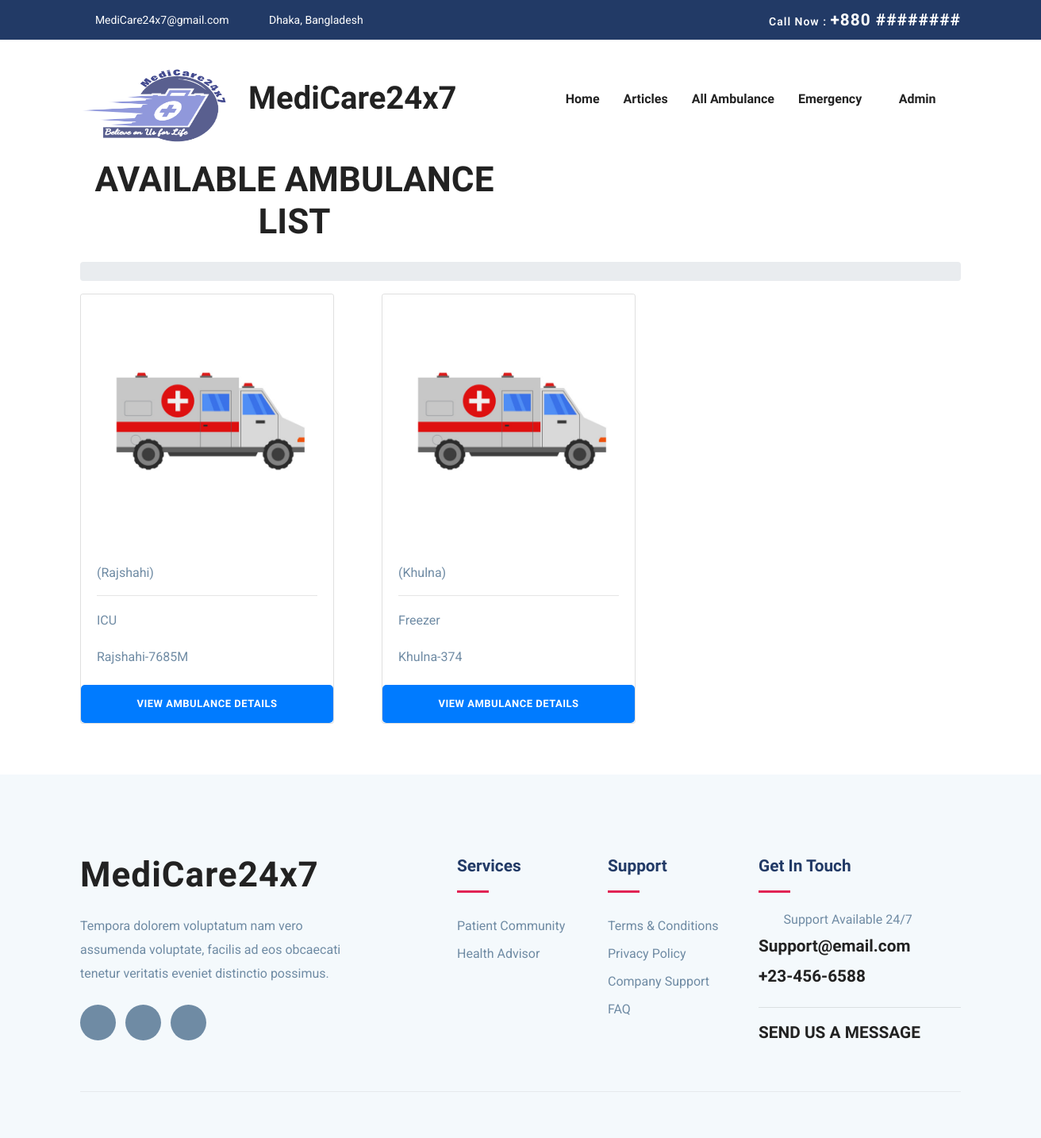
Page /staff-available-ambulance/ (signed in) on the earlier database version.
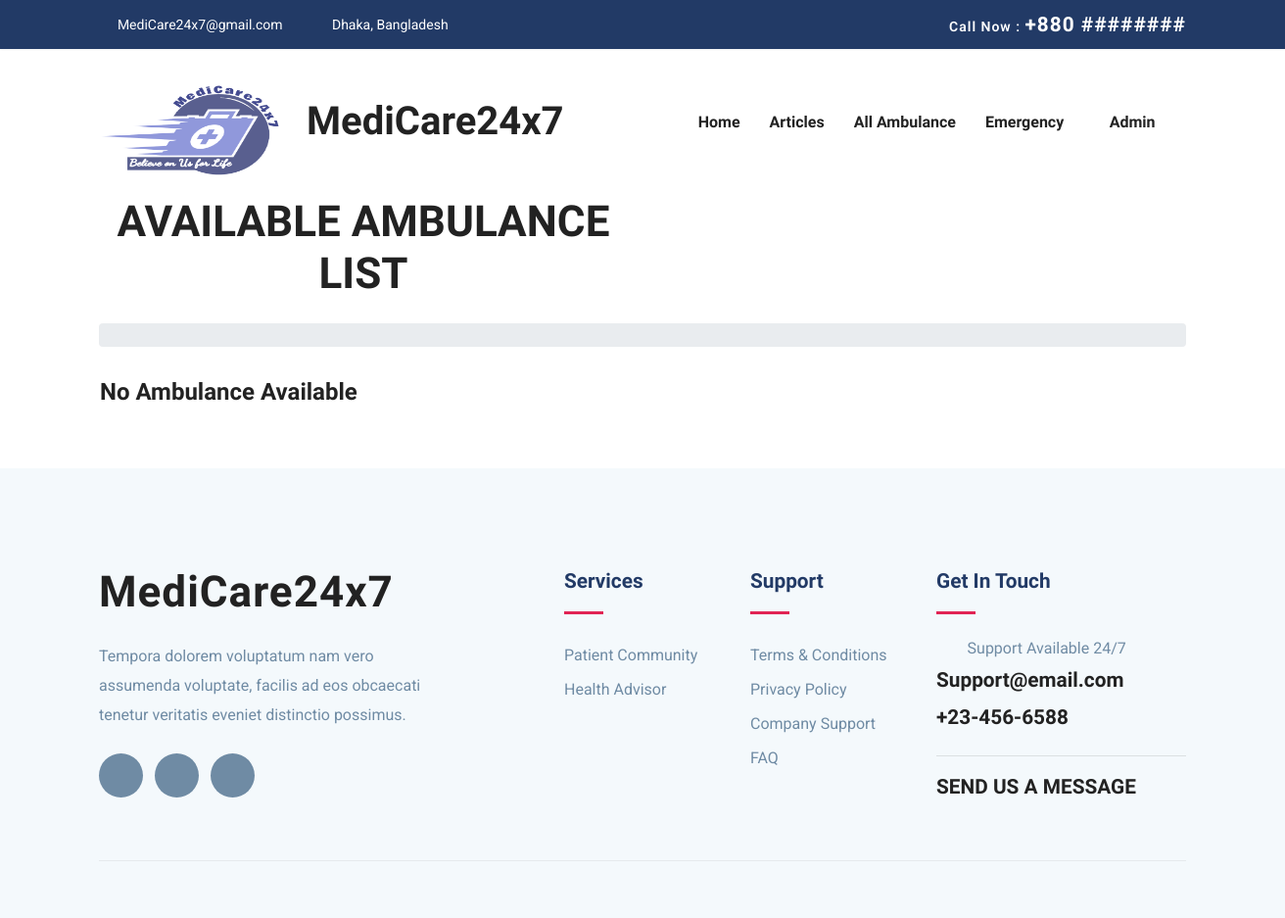
Same page on the later database version.
### ambulance/models.py (models this page shows)
class Ambulance(models.Model):  # Ambulance model;
    vehicleNumber = models.CharField(max_length=20, unique=True)
    city = models.CharField(max_length=20, choices=CITY_CHOICES, null=False)
    category = models.CharField(max_length=20, choices=TYPES_CHOICES, null=False)
    driverName = models.CharField(max_length=20, null=True, blank=True)
    driverContact = models.CharField(max_length=20, null=True, blank=True)
    driverEmail = models.EmailField(max_length=20, null=True, blank=True)
    driverAddress = models.CharField(max_length=20, null=True, blank=True)
    driverNID = models.CharField(max_length=20, null=True, blank=True, unique=True)
    driverLicense = models.CharField(max_length=20, null=True, blank=True, unique=True)
    driverBloodGroup = models.CharField(max_length=20, null=True, blank=True)
    driverGender = models.CharField(max_length=20, null=True, blank=True)
    driverImage = models.ImageField(null=True, blank=True)
    ambulanceImage = models.ImageField(null=True, blank=True)
    rentInterDivision = models.IntegerField(null=True, blank=True)
    rentIntraDivision = models.IntegerField(null=True, blank=True)
    available = models.BooleanField(default=True)
    class Meta:
        verbose_name_plural = "Ambulances"

### ambulance/views.py (the view)
# urls.py: path('staff-available-ambulance/', staff_available_ambulance_view, name='staff-available-ambulance'),
@login_required(login_url="login")
def staff_available_ambulance_view(
    request,
):  # staff-all-ambulance view, this view is for staff to view all ambulances
    ambulances = Ambulance.objects.filter(
        available=True
    )  # get all ambulances from the database
    context = {
        "ambulances": ambulances,  # pass the ambulances to the context
    }
    return render(
        request, "ambulance/staff-available-ambulance.html", context
    )  # render the staff-all-ambulance.html template with the context

### accounts/models.py (called while the page is built)
    def __str__(self):
        return self.email

### templates/ambulance/staff-available-ambulance.html (shortened to what this page needs)
{% extends "base.html" %}
{% load static %}
{% block content %}
<section>
    <div class="container text-center">
        <div class="row">
            <div class="col-lg-6 col-md-12 text-center">
                <div class="blog-breadcrumbs-area">
                    <div class="blog-breadcrumbs-left">
                        <h2 >AVAILABLE AMBULANCE LIST</h2>
                    </div>
                </div>
            </div>
        </div>
        <div class="row mt-3">
            <div class="col-lg-12">
                <div class="blog-breadcrumbs-right">
                    <ol class="breadcrumb">
                    </ol>
                </div>
            </div>
        </div>
    </div>
    <div class="container">
        <div class="row">
            <div class="col-lg-12">
                <div class="row mb-5">
                    {% if not ambulances %}
                    <h3 class="m-3">No Ambulance Available</h3>
                    {% endif %}
                    {% for ambulance in ambulances %}
                    <div class="col-lg-4 mb-3">
                        <div class="card" style="width: 20rem;">
                            {% if ambulance.ambulanceImage %}
                            <img class="card-img-top" src="{{ ambulance.ambulanceImage.url }}" alt="Card image cap">
                            {% else %}
                            <img class="card-img-top" src="{% static 'images/placeholders/ambulance-placeholder.jpg'  %}" alt="Card image cap">
                            {% endif %}
                            <div class="card-body">
                                    {% if ambulance.city %}
                                    ({{ ambulance.city }})
                                    {% endif %}
                                <hr/>
                                {% if ambulance.category %}
                                <p class="card-text">{{ ambulance.category }}</p>
                                {% endif %}
                                {% if ambulance.vehicleNumber %}
                                <p class="card-text">{{ ambulance.vehicleNumber }}</p>
                                {% endif %}
                            </div>
                            <a href="{% url 'ambulance-details' ambulance.id %}" class="btn btn-primary">View Ambulance Details</a>
                        </div>
                    </div>
                    {% endfor %}
                </div>
            </div>
        </div>
    </div>
</section>
{% endblock %}

Differences in the rows shown:
removed Ambulance: city "Rajshahi", category "ICU", vehicleNumber "Rajshahi-7685M"
removed Ambulance: city "Khulna", category "Freezer", vehicleNumber "Khulna-374"
Other differences:
text now shown: "No Ambulance Available"
